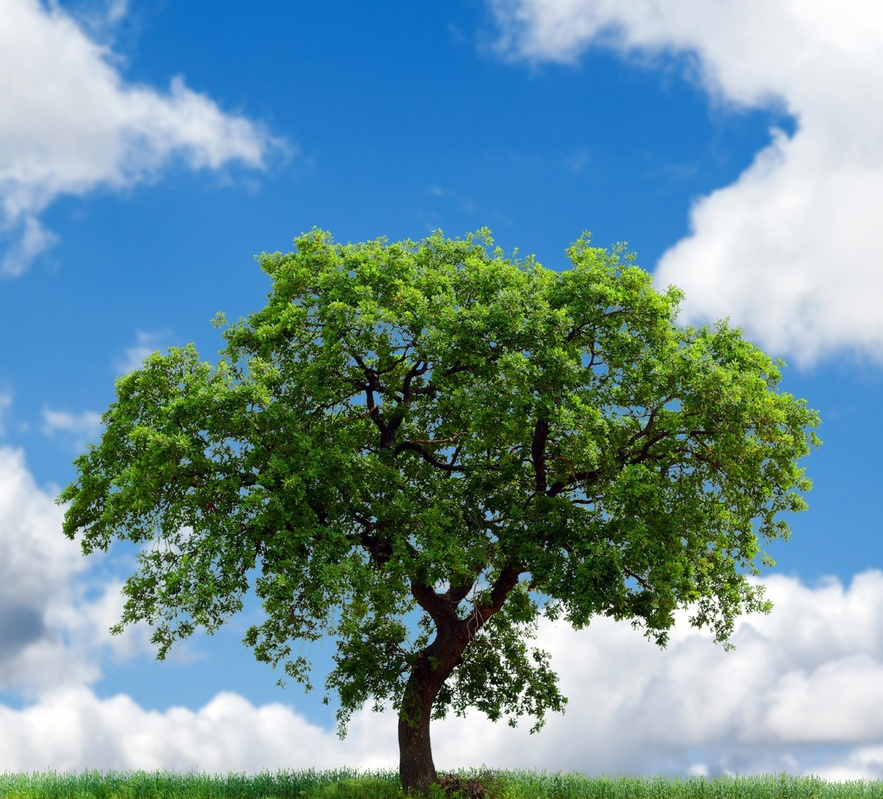
#> input picture tkinter/ai/filtering/tree.jpg, 883 x 799 px, shrunk from 1920 x 1739 before the run
$ python filters.py   (older library calls are emulated)
#> lines starting #> are read from the running program, lines starting #| are printed output that depends on the picture
import cv2
import numpy as np
import matplotlib.pyplot as plt
def displayimage(title, image):
    plt.figure(figsize=(5,5))
    if len(image.shape) == 2:
        plt.imshow(image, cmap='gray')
    else:
        plt.imshow(cv2.cvtColor(image, cv2.COLOR_BGR2RGB))
    plt.title(title)
    plt.axis('off')
    plt.show()
def interactiveedgedetection(imagepath):
#> called with imagepath = 'tree.jpg'
    image = cv2.imread(imagepath)
#> image is the input picture: shape (799, 883, 3); mean B, G, R 152.2, 144.8, 109.1
    if image is None:
        print("IMage not found")
        return
    grayimage = cv2.cvtColor(image, cv2.COLOR_BGR2GRAY )
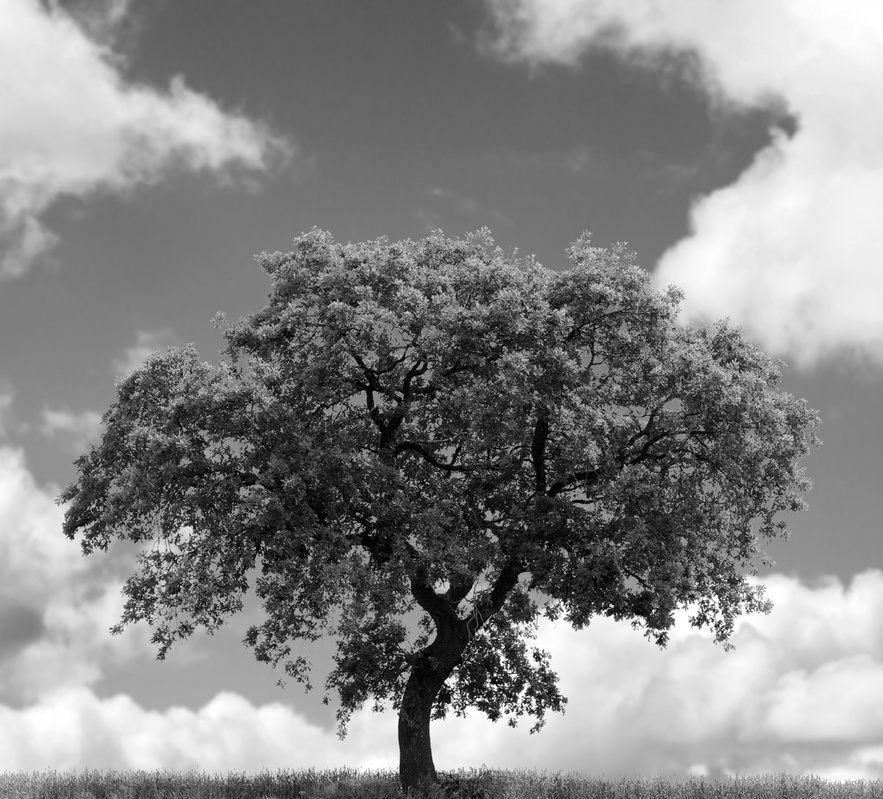
#> grayimage: shape (799, 883); min 0, max 255, mean 135
    displayimage("grayscale image", grayimage)
    print("Select an option")
    print("1Sobel")
    print("2CAnny")
    print("3LAplacian")
    print("4Gaussian")
    print("5Median")
    print("6Exit")
    while True:
        choice = input("ENter an option (1-6)")
        if choice == "1":
            sobelx = cv2.Sobel(grayimage, cv2.CV_64F , 1,0, ksize = 3)
            sobely = cv2.Sobel(grayimage, cv2.CV_64F , 0,1, ksize = 3)
            combinedsobel = cv2.bitwise_or(sobelx.astype(np.uint8),
            sobely.astype(np.uint8))
            displayimage("Sobel Edge Detection", combinedsobel)
        elif choice =="2":
            print("Canny treshhold : 100-200")
            lowerthresh = int(input("Enter lower treshhold:  "))
            upperthresh = int(input("Enter upper threshhold:  "))
            edges =cv2.Canny(grayimage, lowerthresh, upperthresh)
            displayimage("Canny Threshhold", edges)
        elif choice =="4":
            print("GAussian must be odd number")
            kernelsize = int(input("Enter kernel size(odd number):  "))
            blurred = cv2.GaussianBlur(image,(kernelsize, kernelsize), 0)
            displayimage("Blureedimage", blurred)

        else:
            print("invalid choice")
#> this loop made 7 passes; the answer given on pass 1: 1
#> pass 1, in interactiveedgedetection, `sobelx = cv2.Sobel(grayimage, cv2.CV_64F , 1,0, ksize = 3)`:
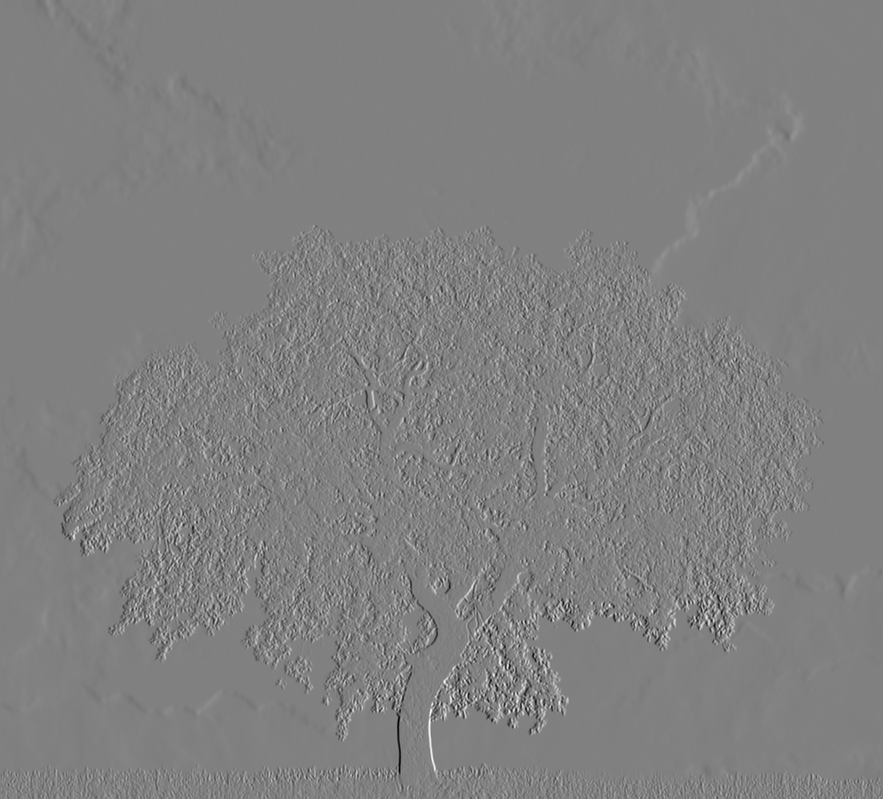
#> sobelx: shape (799, 883) float64; min -947, max 928, mean 0.2; drawn with min black and max white
#> pass 1, in interactiveedgedetection, `sobely = cv2.Sobel(grayimage, cv2.CV_64F , 0,1, ksize = 3)`:
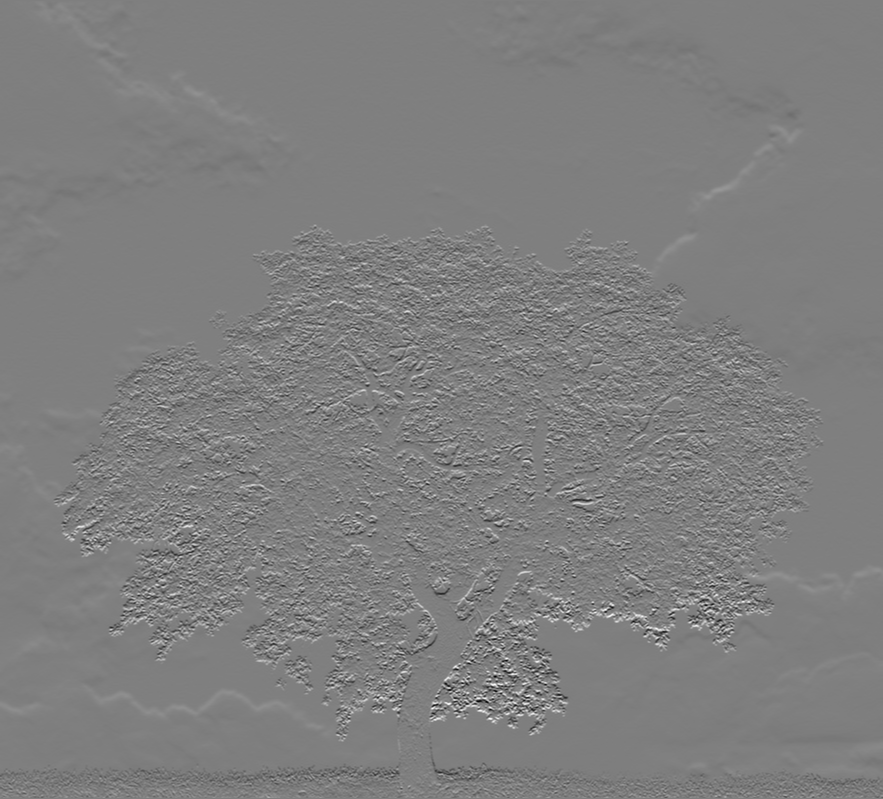
#> sobely: shape (799, 883) float64; min -849, max 850, mean -0.7; drawn with min black and max white
#> pass 1, in interactiveedgedetection, `combinedsobel = cv2.bitwise_or(sobelx.astype(np.uint8), sobely.astype(..`:
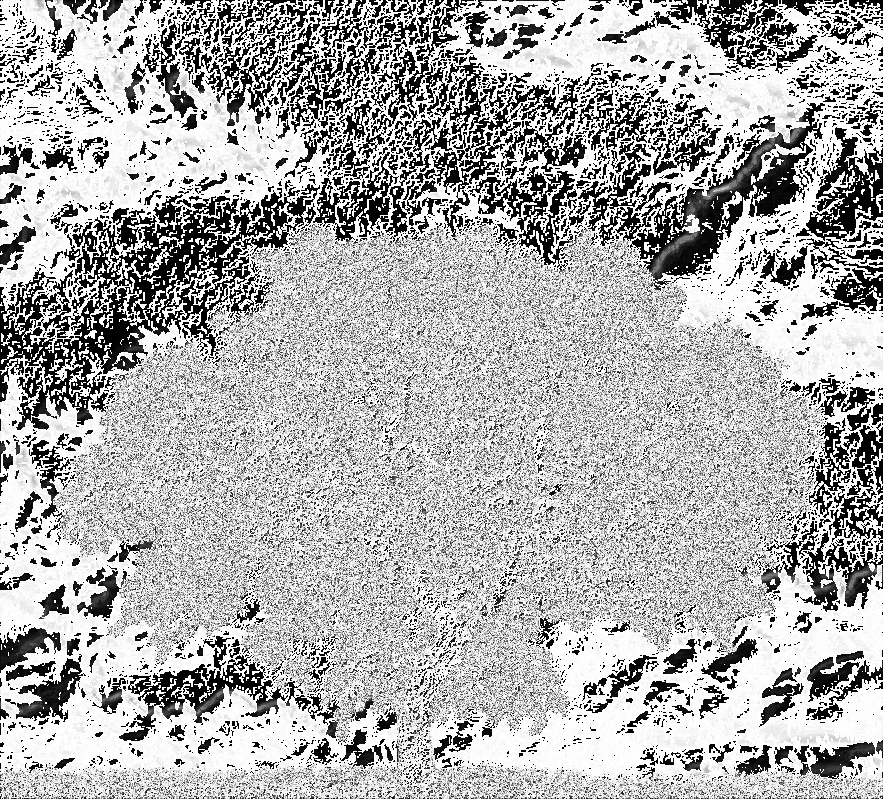
#> combinedsobel: shape (799, 883); min 0, max 255, mean 174.7
#> (the run stopped early here; a loop or call above may not have finished)
